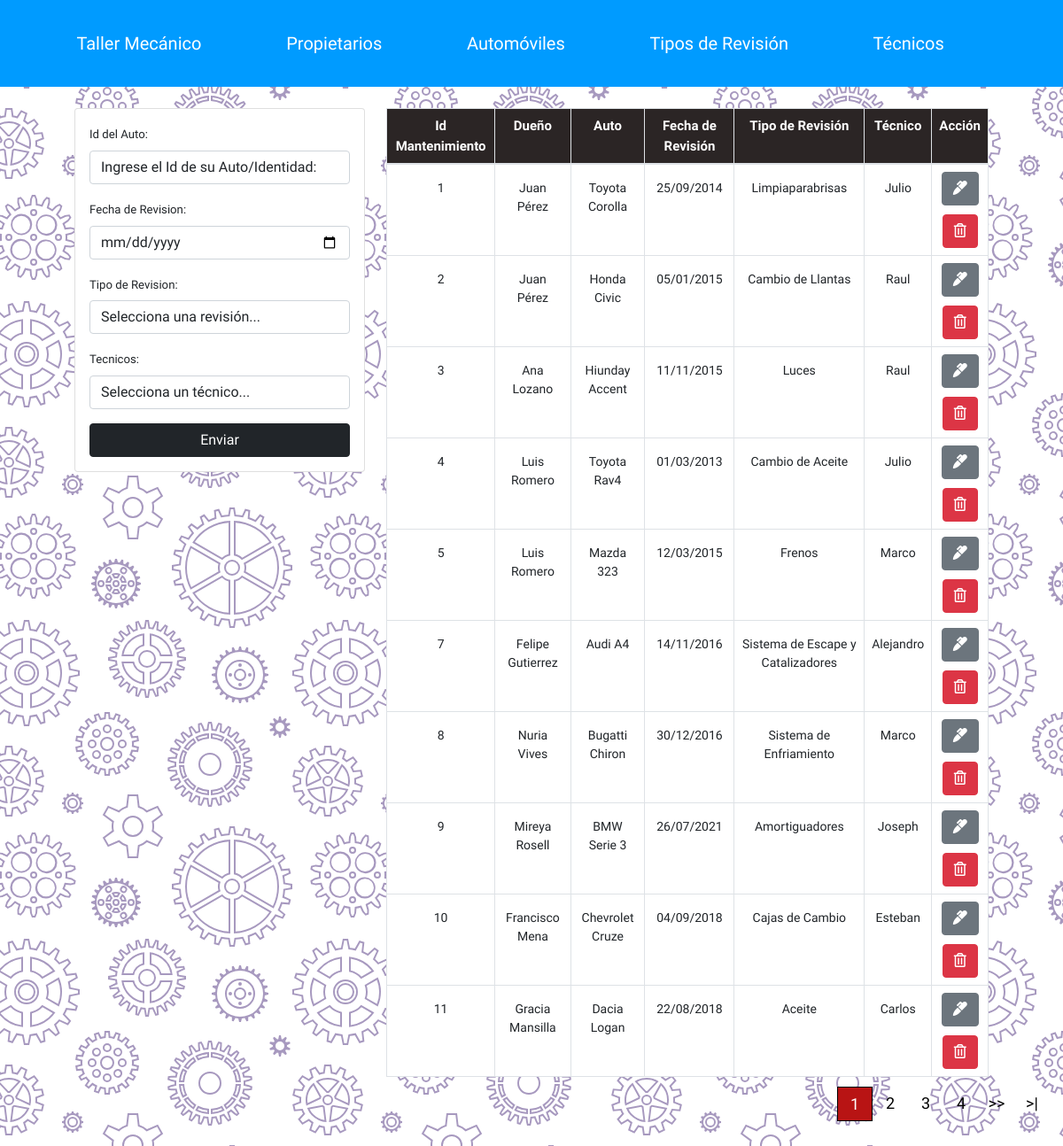
/taller_mecanico/index.php, run on an earlier commit of the app's database.
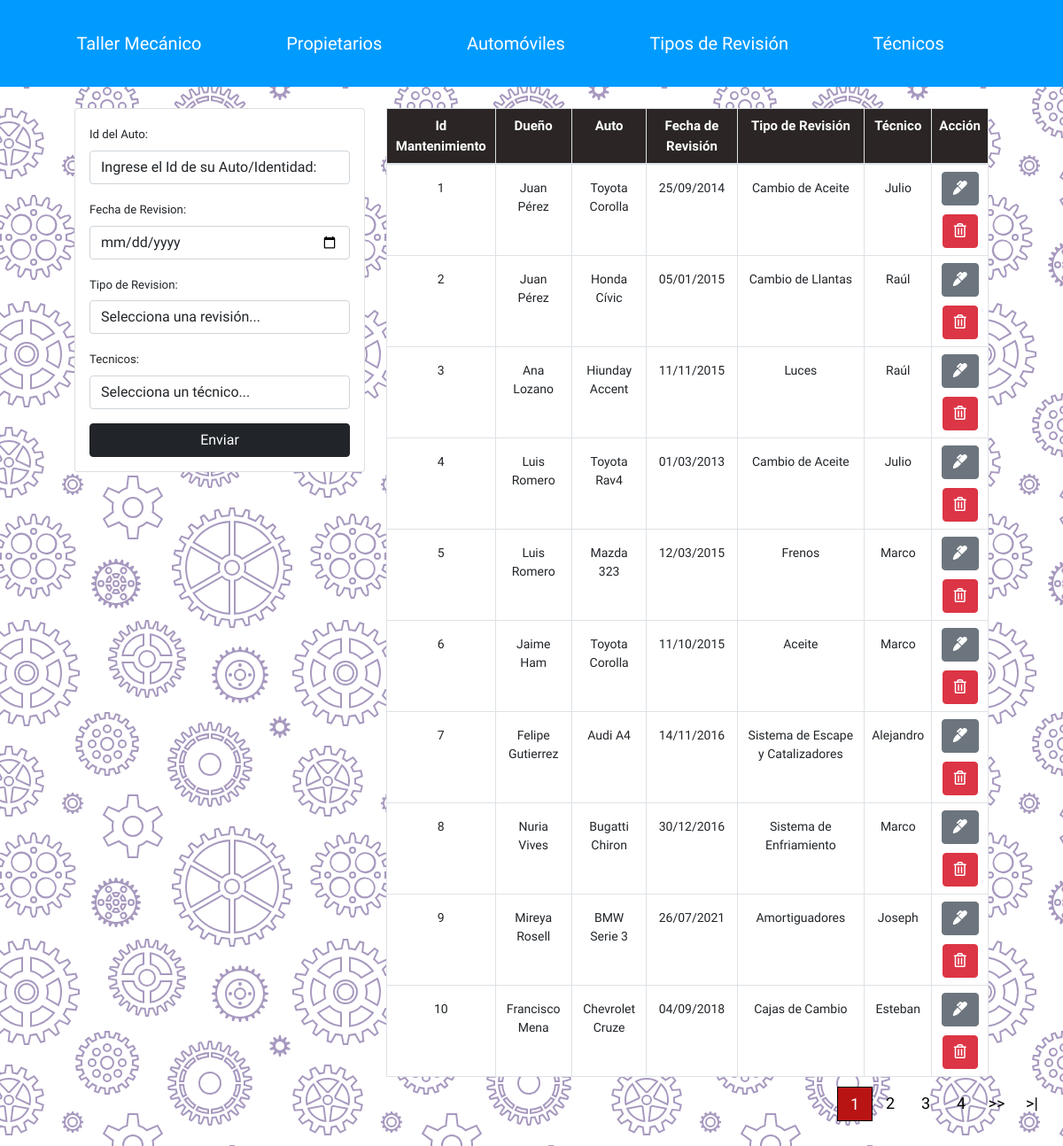
And on a later commit of the database.
### tables this page shows
CREATE TABLE IF NOT EXISTS `mantenimiento` (
  `IdMantenimiento` int(11) NOT NULL AUTO_INCREMENT,
  `IdAuto` int(11) NOT NULL,
  `Fecha_Revision` date NOT NULL,
  `IdTipo_Revision` int(11) NOT NULL,
  `IdTecnico` int(11) NOT NULL,
  PRIMARY KEY (`IdMantenimiento`),
  KEY `FK_mantenimiento_auto_ID_idx` (`IdAuto`),
  KEY `FK_mantenimiento_tipoRevision_ID_idx` (`IdTipo_Revision`),
  KEY `FK_mantenimiento_tecnico_ID_idx` (`IdTecnico`)
);

CREATE TABLE IF NOT EXISTS `propietarios` (
  `Identidad` int(11) NOT NULL,
  `Nombre_Propietario` varchar(255) NOT NULL,
  PRIMARY KEY (`Identidad`)
);

CREATE TABLE IF NOT EXISTS `automoviles` (
  `IdAuto` int(11) NOT NULL AUTO_INCREMENT,
  `Identidad` int(20) NOT NULL,
  `Marca` varchar(100) NOT NULL,
  `Modelo` varchar(100) NOT NULL,
  `Anio` int(4) NOT NULL,
  PRIMARY KEY (`IdAuto`),
  KEY `FK_auto_propietario_ID_idx` (`Identidad`)
);

CREATE TABLE IF NOT EXISTS `tipo_revision` (
  `IdTipo_Revision` int(11) NOT NULL AUTO_INCREMENT,
  `Tipo_Revision` varchar(100) NOT NULL,
  PRIMARY KEY (`IdTipo_Revision`)
);

CREATE TABLE IF NOT EXISTS `tecnicos` (
  `IdTecnico` int(11) NOT NULL AUTO_INCREMENT,
  `Nombre_Tecnico` varchar(100) NOT NULL,
  PRIMARY KEY (`IdTecnico`)
);

### taller_mecanico/index.php (the view, shortened to what the changed rows need)
<?php include("db.php")?>
<?php include("Includes/header.php")?>
<div class="container p-4">
<div class="row">
        <div class="col-md-8">
            <table id = "Paginar" class = "table table-bordered">
                <thead>
                    <tr>
                        <th>Id Mantenimiento</th>
                        <th>Dueño</th>
                        <th>Auto</th>
                        <th>Fecha de Revisi&oacute;n</th>
                        <th>Tipo de Revisi&oacute;n</th>
                        <th>T&eacute;cnico</th>
                        <th>Acci&oacute;n</th>
                    </tr>
                </thead>
                <?php
                $sql_registe = mysqli_query($conn,"SELECT COUNT(IdMantenimiento)  as total_registro FROM mantenimiento");
                $result_register = mysqli_fetch_array($sql_registe);
                $total_registro = $result_register['total_registro'];
                $por_Pagina = 10;
                if(empty($_GET['pagina'])){
                    $pagina = 1;
                }else{
                    $pagina = $_GET['pagina'];
                }
                $desde = ($pagina-1) * $por_Pagina;
                $total_paginas = ceil($total_registro / $por_Pagina);
                ?>
                <tbody>
                    <?php
                    $query = "SELECT * FROM mantenimiento LIMIT $desde,$por_Pagina";
                    $result_taller = mysqli_query($conn,$query);
                    while($row = mysqli_fetch_array($result_taller)){
                        $idMante = $row['IdTecnico'];
                        $conTec = "SELECT Nombre_Tecnico FROM tecnicos where IdTecnico = $idMante";
                        $EnvConTec = mysqli_query($conn,$conTec);
                        $Tec = mysqli_fetch_array($EnvConTec);
                        $idTipRev = $row['IdTipo_Revision'];
                        $conTipRev = "SELECT Tipo_Revision FROM tipo_revision where IdTipo_Revision = $idTipRev";
                        $EnvConTipRev = mysqli_query($conn,$conTipRev);
                        $Nom = mysqli_fetch_array($EnvConTipRev);
                        $idTipAuto = $row['IdAuto'];
                        $conIdAuto = "SELECT * from automoviles where IdAuto = $idTipAuto";
                        $EnvConIdAuto = mysqli_query($conn,$conIdAuto);
                        $IdProp = mysqli_fetch_array($EnvConIdAuto);
                        $identidad = $IdProp['Identidad'];
                        $conProp = "SELECT * FROM propietarios where Identidad = $identidad";
                        $EnvConProp = mysqli_query($conn,$conProp);
                        $NomProp = mysqli_fetch_array($EnvConProp);
                        $conAuto = "SELECT * from automoviles where IdAuto = $idTipAuto";
                        $EnvConAuto = mysqli_query($conn,$conAuto);
                        $conMarcaModelo = mysqli_fetch_array($EnvConAuto);
                        $Mante = $row['IdMantenimiento'];
                        $CONSULTA = "SELECT * From mantenimiento where IdMantenimiento = $Mante";
                        $conFecha = mysqli_query($conn,$CONSULTA);
                        $ConsulFecha = "SELECT DATE_FORMAT(Fecha_Revision,'%d/%m/%Y') as Fecha from mantenimiento where IdMantenimiento = $Mante";
                        $EnvConFecha = mysqli_query($conn,$ConsulFecha);
                        $convertida = mysqli_fetch_array($EnvConFecha);
                        ?>
                        <div class="alinear">
                        <tr>
                            <td><?php echo $row['IdMantenimiento'] ?></td>
                            <td><?php echo $NomProp['Nombre_Propietario']?></td>
                            <td><?php echo $conMarcaModelo['Marca'], " ",$conMarcaModelo['Modelo']?></td>
                            <td><?php echo $convertida['Fecha'] ?></td>
                            <td><?php echo $Nom['Tipo_Revision'] ?></td>
                            <td><?php echo $Tec['Nombre_Tecnico'] ?></td>
                            <td><div class="enlace">
                                <a href="edit.php?id_Edit_Index=<?php echo $row['IdMantenimiento']?>" class = "btn btn-secondary">
                                    <i class = "fas fa-marker"></i>
                                </a></div>
                                <a href="delete_register.php?id_Del_Index=<?php echo $row['IdMantenimiento']?>" class = "btn btn-danger">
                                    <i class = "far fa-trash-alt"></i>
                                </a>
                            </td>
                        </tr>
                        </div>
                   <?php }?>
                </tbody>
            </table>
        </div>
    </div>
</div>
<?php
$primera = $pagina -($pagina % 5) +1;
$ultima = $primera +4 > $total_paginas ? $total_paginas : $primera + 4;
?>
<div class="paginador">
            <ul>
                <?php
                for($i = $primera; $i <= $ultima; $i++){
                    if($i == $pagina){
                        echo '<li class= "PageSelected">'.$i.'</li>';
                    }else{
                        echo '<li> <a href = "?pagina='.$i.'">'.$i.'</a></li>';
                    }
                }
                if($pagina != $total_paginas){
                ?>
                <li> <a href="?pagina=<?php echo $pagina+1;?>"> >> </a> </li>
                <li> <a href="?pagina=<?php echo $total_paginas;?>"> >| </a> </li>
                <?php }?>
            </ul>
        </div>
<?php include("Includes/footer.php");?>

What changed in the data, as far as the page shows it:
no longer on this page (row unchanged): mantenimiento: IdMantenimiento "11", propietarios.Nombre_Propietario "Gracia Mansilla", IdAuto.Marca "Dacia", IdAuto.Modelo "Logan", Fecha "22/08/2018", IdTipo_Revision.Tipo_Revision "Aceite", IdTecnico.Nombre_Tecnico "Carlos"
changed mantenimiento id 1: IdTipo_Revision.Tipo_Revision "Limpiaparabrisas" → "Cambio de Aceite"
changed through a linked row, mantenimiento "Honda": IdAuto.Modelo "Civic" → "Cívic"; IdTecnico.Nombre_Tecnico "Raul" → "Raúl"
changed through a linked row, mantenimiento "Ana Lozano": IdTecnico.Nombre_Tecnico "Raul" → "Raúl"
added mantenimiento: IdMantenimiento "6", propietarios.Nombre_Propietario "Jaime Ham", IdAuto.Marca "Toyota", IdAuto.Modelo "Corolla", Fecha "11/10/2015", IdTipo_Revision.Tipo_Revision "Aceite", IdTecnico.Nombre_Tecnico "Marco"
